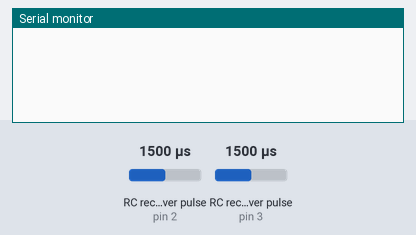
Simulated run of this sketch. Board: Arduino Uno, built with avr-gcc and run on an emulated ATmega328P. Parts: the last lines printed to the serial monitor. Wiring (inferred from the names in the program): 2 × RC receiver channel: data pin 2 / data pin 3. The inputs (shaded band) are chosen by the test bench; at power-on: RC receiver pulse (sensors on pin 2, pin 3) 1500 µs.

Above: at 1.2 s.
1.3 s: RC receiver pulse (sensor on pin 2) set to 1020 µs
At 1.7 s:
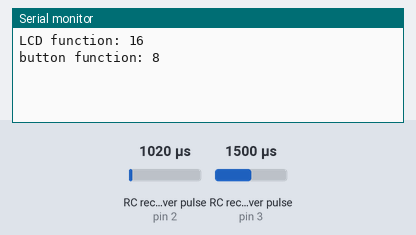
2.8 s: RC receiver pulse (sensor on pin 3) set to 1020 µs
At 4.2 s:
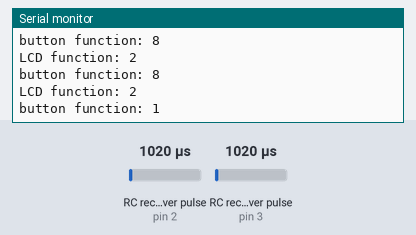
4.3 s: RC receiver pulse (sensor on pin 2) set to 1250 µs
At 5.6 s:
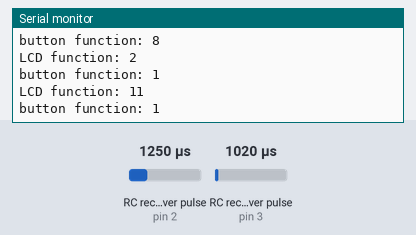
5.8 s: RC receiver pulse (sensor on pin 3) set to 1250 µs
At 7.4 s:
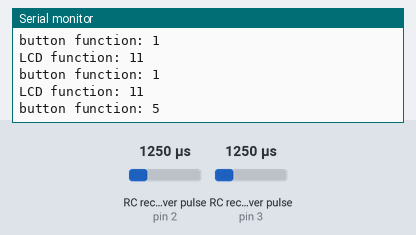
Timing chart, 0 to 8.3 s (numbered marks = the images above; inputs shaded):
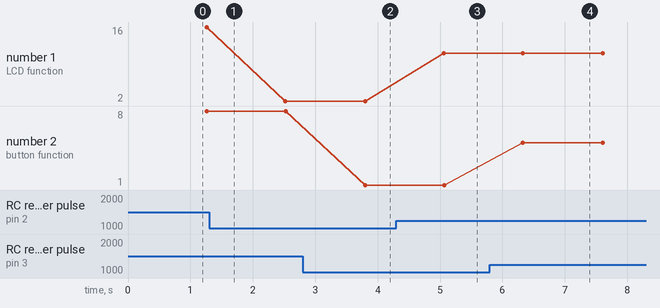

The sketch:

controller_processing_pulse_in.ino
```cpp
#define CH5_PIN 2
#define CH6_PIN 3

#define SLACK 5
#define NO_PRESS 995

//lcd functions
int lcd_max = 0;
int lcd_pulse_width = 0;
bool get_lcd_max = 0;
unsigned long lcd_max_start_time = 0;
unsigned long lcd_max_end_time = 0;

//buttons
int button_max = 0;
int button_pulse_width = 0;
bool get_button_max = 0;
unsigned long button_max_start_time = 0;
unsigned long button_max_end_time = 0;

/*
 * CH5 - LCD functions
*/
#define ACTION1 1008//interlock
#define ACTION2 1020//leg down
#define ACTION3 1042//3 leg mode
#define ACTION4 1064//2 leg mode
#define ACTION5 1085//leg up
#define ACTION6 1110
#define ACTION7 1139
#define ACTION8 1168
#define ACTION9 1198
#define ACTION10 1233

#define SOUND1 1272
#define SOUND2 1319
#define SOUND3 1366
#define SOUND4 1423
#define SOUND5 1484
#define SOUND6 1563
#define SOUND7 1651
#define SOUND8 1748
#define SOUND9 1847
#define SOUND10 1934

/*
 * CH6 - Button functions
*/
#define BUTTON1 1023
#define BUTTON2 1065
#define BUTTON3 1115
#define BUTTON4 1174
#define BUTTON5 1248
#define BUTTON6 1339
#define BUTTON7 1459
#define BUTTON8 1629
#define BUTTON9 1830
#define BUTTON10 1968

void setup()
{
  Serial.begin(115200);
  pinMode(CH5_PIN, INPUT);
  pinMode(CH6_PIN, INPUT);

}

void loop()
{
  lcd_pulse_width = pulseIn(CH5_PIN, HIGH, 50000); // Read the pulse width of
  button_pulse_width = pulseIn(CH6_PIN, HIGH, 50000); // each channel

  unsigned long current_millis = millis();

  //determine if we have a valid action pulse width, and arent responding to an existing one again
  if(lcd_pulse_width >= NO_PRESS && !get_lcd_max)
  {
    if(current_millis - lcd_max_end_time >= 500)
    {
      get_lcd_max = 1;//start recording max for this transmit period
      lcd_max_start_time = current_millis;//record start of transmit period
    }
  }

  if(button_pulse_width >= NO_PRESS && !get_button_max)
  {
    if(current_millis - button_max_end_time >= 500)
    {
      get_button_max = 1;//start recording max for this transmit period
      button_max_start_time = current_millis;//record start of transmit period
    }
  }

  if(get_lcd_max)//determine max pulse width for transmit period
  {
    if(current_millis - lcd_max_start_time >= 750)//time to compute, react
    {
      int lcd_function = lcd_function_check(lcd_max);//figure out which button was pressed

      if(lcd_function > 0 && lcd_function <= 20)//validate button
      {
        //do action
        Serial.print("LCD function: ");
        Serial.println(lcd_function);

        //Serial.println(lcd_max);
        //Serial.println();
      }
      get_lcd_max = 0;//finsih getting max
      lcd_max = 0;
      lcd_max_end_time = current_millis;//record time to avoid double couting same transmit
    }
    else//compute the max until for transmit period
    {
      if(lcd_pulse_width > lcd_max)
        lcd_max = lcd_pulse_width;
    }
  }

  if(get_button_max)//determine max pulse width for transmit period
  {
    if(current_millis - button_max_start_time >= 750)//time to compute, react
    {
      int button_function = button_check(button_max);//figure out which button was pressed

      if(button_function > 0 && button_function <= 10)
      {
        //do action
        Serial.print("button function: ");
        Serial.println(button_function);

        //Serial.println(button_max);
        // Serial.println();
      }
      get_button_max = 0;//finsih getting max
      button_max = 0;
      button_max_end_time = current_millis;//record time to avoid double couting same transmit
    }
    else//compute the max until for transmit period
    {
      if(button_pulse_width > button_max)
        button_max = button_pulse_width;
    }
  }
}

//function for determining which button was pressed
int lcd_function_check(int pulse)
{
  int lcd_val = 0;

  //parse actions
  if(pulse > NO_PRESS && pulse <= ACTION1+SLACK)// no button press
    lcd_val = 1;
  else if(pulse > ACTION1-SLACK && pulse <= ACTION2+SLACK)
    lcd_val = 2;
  else if(pulse > ACTION2-SLACK && pulse <= ACTION3+SLACK)
    lcd_val = 3;
  else if(pulse > ACTION3-SLACK && pulse <= ACTION4+SLACK)
    lcd_val = 4;
  else if(pulse > ACTION4-SLACK && pulse <= ACTION5+SLACK)
    lcd_val = 5;
  else if(pulse > ACTION5-SLACK && pulse <= ACTION6+SLACK)
    lcd_val = 6;
  else if(pulse > ACTION6-SLACK && pulse <= ACTION7+SLACK)
    lcd_val = 7;
  else if(pulse > ACTION7-SLACK && pulse <= ACTION8+SLACK)
    lcd_val = 8;
  else if(pulse > ACTION8-SLACK && pulse <= ACTION9+SLACK)
    lcd_val = 9;
  else if(pulse > ACTION9-SLACK && pulse <= ACTION10+SLACK)
    lcd_val = 10;

  //parse sounds
  else if(pulse > ACTION10-SLACK && pulse <= SOUND1+SLACK)
    lcd_val = 11;
  else if(pulse > SOUND1-SLACK && pulse <= SOUND2+SLACK)
    lcd_val = 12;
  else if(pulse > SOUND2-SLACK && pulse <= SOUND3+SLACK)
    lcd_val = 13;
  else if(pulse > SOUND3-SLACK && pulse <= SOUND4+SLACK)
    lcd_val = 14;
  else if(pulse > SOUND4-SLACK && pulse <= SOUND5+SLACK)
    lcd_val = 15;
  else if(pulse > SOUND5-SLACK && pulse <= SOUND6+SLACK)
    lcd_val = 16;
  else if(pulse > SOUND6-SLACK && pulse <= SOUND7+SLACK)
    lcd_val = 17;
  else if(pulse > SOUND7-SLACK && pulse <= SOUND8+SLACK)
    lcd_val = 18;
  else if(pulse > SOUND8-SLACK && pulse <= SOUND9+SLACK)
    lcd_val = 19;
  else if(pulse > SOUND9-SLACK && pulse <= SOUND10+SLACK)
    lcd_val = 20;
  else
    lcd_val = 0;

  return lcd_val;
}

//function for determining which button was pressed
int button_check(int pulse)
{
  int button_val = 0;
 if(pulse > NO_PRESS && pulse <= BUTTON1+SLACK)// no button press
    button_val = 1;
  else if(pulse > BUTTON1-SLACK && pulse <= BUTTON2+SLACK)// no button press
    button_val = 2;
  else if(pulse > BUTTON2-SLACK && pulse <= BUTTON3+SLACK)// no button press
    button_val = 3;
  else if(pulse > BUTTON3-SLACK && pulse <= BUTTON4+SLACK)// no button press
    button_val = 4;
  else if(pulse > BUTTON4-SLACK && pulse <= BUTTON5+SLACK)// no button press
    button_val = 5;
  else if(pulse > BUTTON5-SLACK && pulse <= BUTTON6+SLACK)// no button press
    button_val = 6;
  else if(pulse > BUTTON6-SLACK && pulse <= BUTTON7+SLACK)// no button press
    button_val = 7;
  else if(pulse > BUTTON7-SLACK && pulse <= BUTTON8+SLACK)// no button press
    button_val = 8;
  else if(pulse > BUTTON8-SLACK && pulse <= BUTTON9+SLACK)// no button press
    button_val = 9;
  else if(pulse > BUTTON9-SLACK && pulse <= BUTTON10+SLACK)// no button press
    button_val = 10;
  else
    button_val = 0;

  return button_val;
}
```

Measured:
- after the input at 2.8 s, the serial monitor: prints a new line after 1.0 s (image 2)
- after the input at 4.3 s, the serial monitor: prints a new line after 0.76 s (image 3)
- after the input at 5.8 s, the serial monitor: prints a new line after 0.52 s (image 4)
- plotted number 1: 16 → 2 after the input at 1.3 s, 2 → 11 after the input at 4.3 s
- plotted number 2: 8 → 1 after the input at 2.8 s, 1 → 5 after the input at 5.8 s
